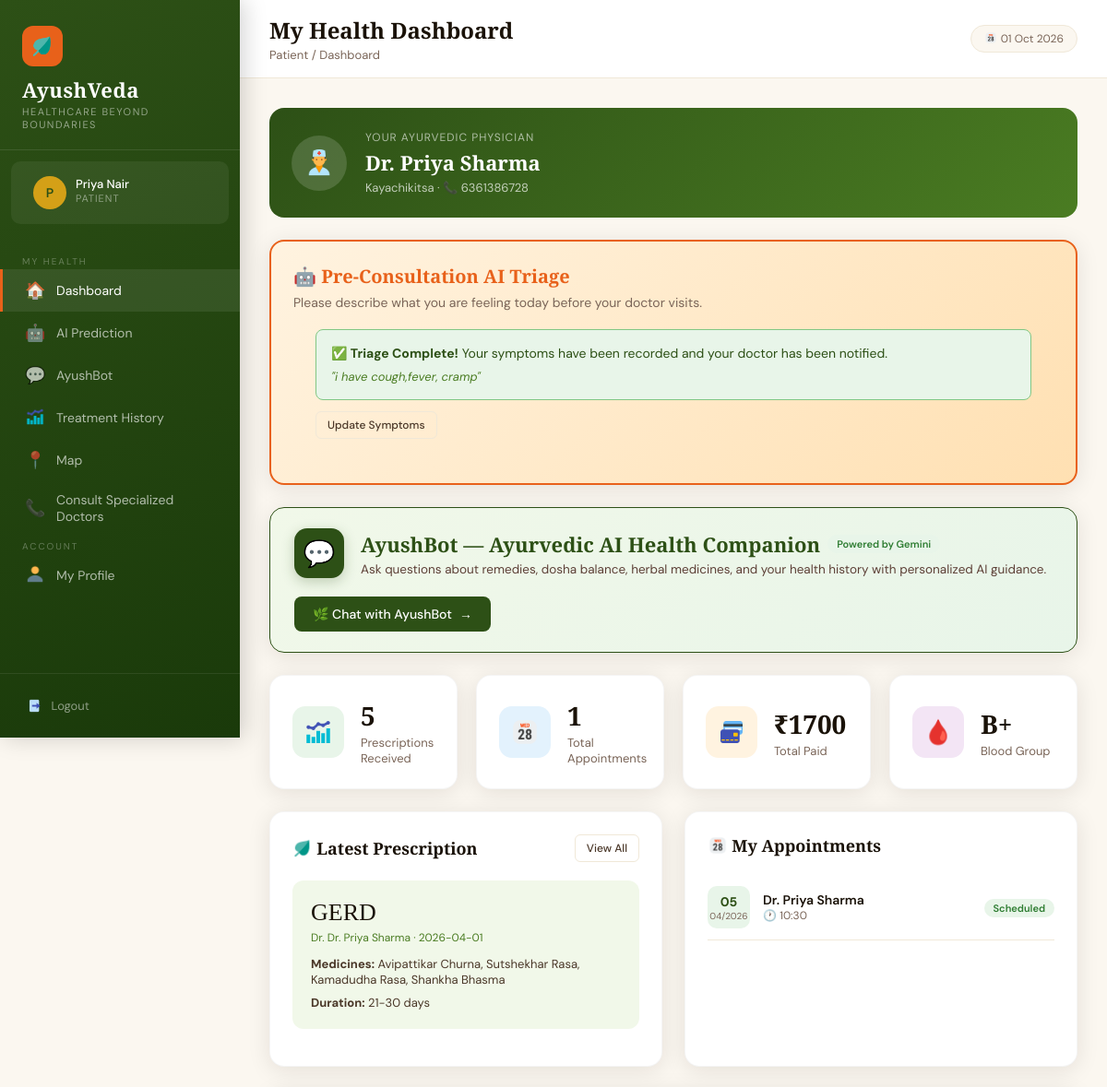
The app's page /patient/dashboard (signed in, upper part), older data.
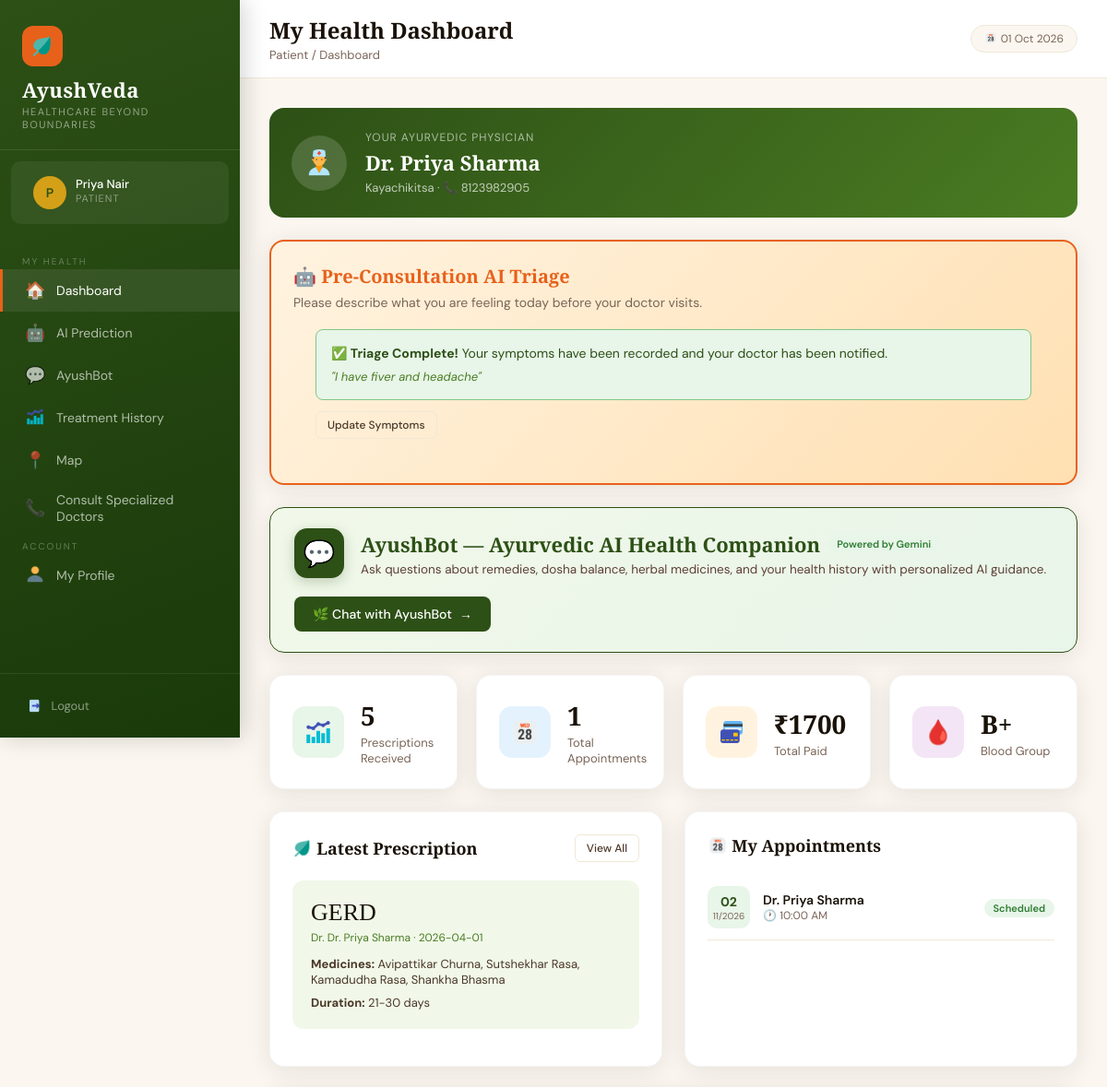
The same page, newer data.
### tables this page shows
CREATE TABLE patients (
            id INTEGER PRIMARY KEY AUTOINCREMENT,
            name TEXT NOT NULL,
            email TEXT UNIQUE NOT NULL,
            password TEXT NOT NULL,
            phone TEXT,
            age INTEGER,
            gender TEXT,
            blood_group TEXT,
            address TEXT,
            doctor_id INTEGER,
            created_at TIMESTAMP DEFAULT CURRENT_TIMESTAMP, preexisting_conditions TEXT, allergies TEXT, triage_raw_text TEXT, triage_symptoms TEXT, latitude REAL, longitude REAL, location_updated_at TIMESTAMP, share_location INTEGER DEFAULT 0,
            FOREIGN KEY (doctor_id) REFERENCES doctors(id)
        );

CREATE TABLE doctors (
            id INTEGER PRIMARY KEY AUTOINCREMENT,
            name TEXT NOT NULL,
            email TEXT UNIQUE NOT NULL,
            password TEXT NOT NULL,
            phone TEXT,
            specialization TEXT,
            qualification TEXT,
            experience INTEGER DEFAULT 0,
            created_at TIMESTAMP DEFAULT CURRENT_TIMESTAMP
        );

CREATE TABLE prescriptions (
            id INTEGER PRIMARY KEY AUTOINCREMENT,
            patient_id INTEGER,
            doctor_id INTEGER,
            symptoms TEXT,
            predicted_disease TEXT,
            medicines TEXT,
            dosage TEXT,
            duration TEXT,
            suggestions TEXT,
            diet_advice TEXT,
            created_at TIMESTAMP DEFAULT CURRENT_TIMESTAMP,
            FOREIGN KEY (patient_id) REFERENCES patients(id),
            FOREIGN KEY (doctor_id) REFERENCES doctors(id)
        );

CREATE TABLE appointments (
            id INTEGER PRIMARY KEY AUTOINCREMENT,
            patient_id INTEGER,
            doctor_id INTEGER,
            appointment_date DATE,
            appointment_time TEXT,
            reason TEXT,
            status TEXT DEFAULT 'Scheduled',
            created_at TIMESTAMP DEFAULT CURRENT_TIMESTAMP,
            FOREIGN KEY (patient_id) REFERENCES patients(id),
            FOREIGN KEY (doctor_id) REFERENCES doctors(id)
        );

### app.py (the view)
@app.route('/patient/dashboard')
@login_required('patient')
def patient_dashboard():
    conn = get_db()
    patient = conn.execute(
        "SELECT p.*, d.name as doctor_name, d.specialization, d.phone as doctor_phone FROM patients p LEFT JOIN doctors d ON p.doctor_id=d.id WHERE p.id=?",
        (session['user_id'],)
    ).fetchone()
    prescriptions = conn.execute(
        "SELECT pr.*, d.name as doctor_name FROM prescriptions pr JOIN doctors d ON pr.doctor_id=d.id WHERE pr.patient_id=? ORDER BY pr.created_at DESC",
        (session['user_id'],)
    ).fetchall()
    appointments = conn.execute(
        "SELECT a.*, d.name as doctor_name FROM appointments a JOIN doctors d ON a.doctor_id=d.id WHERE a.patient_id=? ORDER BY a.appointment_date DESC LIMIT 5",
        (session['user_id'],)
    ).fetchall()
    payments = conn.execute(
        "SELECT * FROM payments WHERE patient_id=? ORDER BY created_at DESC LIMIT 5",
        (session['user_id'],)
    ).fetchall()
    all_doctors = conn.execute(
        "SELECT id, name, phone, specialization, qualification, experience FROM doctors ORDER BY name"
    ).fetchall()
    conn.close()
    return render_template('patient/dashboard.html', patient=patient, prescriptions=prescriptions, appointments=appointments, payments=payments, all_doctors=all_doctors)

### app.py (called while the page is built)
@app.context_processor
def inject_now():
    return {'now': datetime.now().strftime('%d %b %Y')}

def get_db():
    conn = sqlite3.connect(DB_PATH)
    conn.row_factory = sqlite3.Row
    return conn

def login_required(role):
    def decorator(f):
        @wraps(f)
        def wrapper(*args, **kwargs):
            if session.get('role') != role:
                flash('Please login to continue.', 'error')
                return redirect(url_for(f'{role}_login'))
            return f(*args, **kwargs)
        return wrapper
    return decorator

### templates/patient/dashboard.html (shortened to what this page needs)
{% extends 'base.html' %}
{% block page_title %}My Health Dashboard{% endblock %}
{% block breadcrumb %}Patient / Dashboard{% endblock %}
{% block nav %}
<span class="nav-section-label">My Health</span>
<a href="/patient/dashboard" class="nav-link active"><span class="icon">🏠</span> Dashboard</a>
<a href="/patient/predict" class="nav-link"><span class="icon">🤖</span> AI Prediction</a>
<a href="/patient/chatbot" class="nav-link"><span class="icon">💬</span> AyushBot</a>
<a href="/patient/history" class="nav-link"><span class="icon"><img src="/static/images/dashboard_icon.png" style="height:1.2em;width:1.2em;vertical-align:-0.2em;"></span> Treatment History</a>
<a href="/patient/map" class="nav-link"><span class="icon">📍</span> Map</a>
<a href="/patient/consult" class="nav-link"><span class="icon">📞</span> Consult Specialized Doctors</a>
<span class="nav-section-label">Account</span>
<a href="/patient/profile" class="nav-link"><span class="icon"><img src="/static/images/profile_icon.png" style="height:1.2em;width:1.2em;vertical-align:-0.2em;"></span> My Profile</a>
{% endblock %}
{% block content %}
{% if patient.doctor_name %}
<div style="background:linear-gradient(135deg,#2D5016,#4A7C22);border-radius:16px;padding:24px;margin-bottom:24px;display:flex;align-items:center;gap:20px;flex-wrap:wrap">
    <div style="width:60px;height:60px;background:rgba(255,255,255,0.15);border-radius:50%;display:flex;align-items:center;justify-content:center;font-size:28px"><img src="/static/images/doctors_icon.png" style="height:1.2em;width:1.2em;vertical-align:-0.2em;"></div>
    <div>
        <div style="font-size:12px;color:rgba(255,255,255,0.6);text-transform:uppercase;letter-spacing:1px;margin-bottom:4px">Your Ayurvedic Physician</div>
        <div style="font-size:22px;font-family:'Cormorant Garamond',serif;color:#fff;font-weight:600">{{ patient.doctor_name }}</div>
        <div style="font-size:13px;color:rgba(255,255,255,0.7);margin-top:4px">{{ patient.specialization or 'General Ayurveda' }} · 📞 {{ patient.doctor_phone or 'Contact via clinic' }}</div>
    </div>
</div>
{% else %}
<div style="background:#FFF3E0;border:1px dashed #E8611A;border-radius:12px;padding:18px;margin-bottom:24px;color:#E8611A;font-size:14px">
    <img src="/static/images/warning_icon.png" style="height:1.2em;width:1.2em;vertical-align:-0.2em;"> No doctor assigned yet. Please contact the clinic admin.
</div>
{% endif %}
<div class="card" style="margin-bottom:24px;border:2px solid #E8611A;background:linear-gradient(135deg,#FFF3E0,#FFE0B2)">
    <div class="card-header" style="border-bottom:none;padding-bottom:0">
        <div>
            <h3 class="card-title" style="color:#E8611A;font-size:20px">🤖 Pre-Consultation AI Triage</h3>
            <p style="color:#7A6558;font-size:14px;margin-top:6px">Please describe what you are feeling today before your doctor visits.</p>
        </div>
    </div>
    <div style="padding:0 24px 24px 24px">
        {% if patient.triage_symptoms %}
            <div id="triage_success_alert" style="background:#E8F5E9;color:#2D5016;padding:16px;border-radius:8px;font-size:14px;border:1px solid #81C784">
                <strong>✅ Triage Complete!</strong> Your symptoms have been recorded and your doctor has been notified.
                <div style="margin-top:8px;font-size:13px;color:#4A7C22">
                    <em>"{{ patient.triage_raw_text }}"</em>
                </div>
            </div>
            <button id="update_symptoms_btn" class="btn btn-outline btn-sm" onclick="showEmptyTriage()" style="margin-top:12px">Update Symptoms</button>
        {% endif %}
    </div>
</div>
<div class="card" style="margin-bottom:24px;border:1.5px solid #2D5016;background:linear-gradient(135deg,#F1F8E9 0%,#E8F5E9 100%);display:flex;align-items:center;justify-content:space-between;gap:20px;flex-wrap:wrap;padding:22px 26px;">
    <div style="display:flex;align-items:center;gap:18px;">
        <div style="width:54px;height:54px;background:#2D5016;border-radius:14px;display:flex;align-items:center;justify-content:center;font-size:28px;color:#fff;box-shadow:0 4px 14px rgba(45,80,22,0.25);">💬</div>
        <div>
            <div style="display:flex;align-items:center;gap:8px;">
                <h3 style="font-family:'Cormorant Garamond',serif;font-size:22px;color:#2D5016;margin:0;font-weight:700;">AyushBot — Ayurvedic AI Health Companion</h3>
                <span class="badge badge-green" style="font-size:11px;">Powered by Gemini</span>
            </div>
            <p style="color:#5D4037;font-size:13.5px;margin:4px 0 0;">Ask questions about remedies, dosha balance, herbal medicines, and your health history with personalized AI guidance.</p>
        </div>
    </div>
    <div style="display:flex;gap:10px;">
        <a href="/patient/chatbot" class="btn btn-primary" style="background:#2D5016;border-color:#2D5016;padding:10px 20px;font-size:14px;display:flex;align-items:center;gap:8px;text-decoration:none;">
            <span>🌿 Chat with AyushBot</span>
            <span>→</span>
        </a>
    </div>
</div>
<div class="stats-grid" style="margin-bottom:24px">
    <div class="stat-card">
        <div class="stat-icon green"><img src="/static/images/dashboard_icon.png" style="height:1.2em;width:1.2em;vertical-align:-0.2em;"></div>
        <div>
            <div class="stat-value">{{ prescriptions|length }}</div>
            <div class="stat-label">Prescriptions Received</div>
        </div>
    </div>
    <div class="stat-card">
        <div class="stat-icon blue"><img src="/static/images/appointments_icon.png" style="height:1.2em;width:1.2em;vertical-align:-0.2em;"></div>
        <div>
            <div class="stat-value">{{ appointments|length }}</div>
            <div class="stat-label">Total Appointments</div>
        </div>
    </div>
    <div class="stat-card">
        <div class="stat-icon orange"><img src="/static/images/card_icon.png" style="height:1.2em;width:1.2em;vertical-align:-0.2em;"></div>
        <div>
            <div class="stat-value">₹{{ payments|sum(attribute='amount')|int }}</div>
            <div class="stat-label">Total Paid</div>
        </div>
    </div>
    <div class="stat-card">
        <div class="stat-icon purple">🩸</div>
        <div>
            <div class="stat-value">{{ patient.blood_group or 'N/A' }}</div>
            <div class="stat-label">Blood Group</div>
        </div>
    </div>
</div>
<div style="display:grid;grid-template-columns:1fr 1fr;gap:24px">
    <div class="card">
        <div class="card-header">
            <h3 class="card-title"><img src="/static/images/logo_icon.png" style="height:1.2em;width:1.2em;vertical-align:-0.2em;"> Latest Prescription</h3>
            <a href="/patient/history" class="btn btn-outline btn-sm">View All</a>
        </div>
        {% if prescriptions %}
        {% set pr = prescriptions[0] %}
        <div style="background:#F1F8E9;border-radius:12px;padding:20px;margin-bottom:16px">
            <div style="font-family:'Cormorant Garamond',serif;font-size:26px;color:#1A1208;margin-bottom:4px">{{ pr.predicted_disease }}</div>
            <div style="font-size:12px;color:#4A7C22;margin-bottom:12px">Dr. {{ pr.doctor_name }} · {{ pr.created_at[:10] }}</div>
            <div style="font-size:13px;color:#4A3728;margin-bottom:8px"><strong>Medicines:</strong> {{ pr.medicines[:100] }}{% if pr.medicines|length > 100 %}...{% endif %}</div>
            <div style="font-size:13px;color:#4A3728"><strong>Duration:</strong> {{ pr.duration }}</div>
        </div>
        {% else %}
        <div style="text-align:center;padding:32px;color:#7A6558">No prescriptions yet.</div>
        {% endif %}
    </div>
    <div class="card">
        <div class="card-header">
            <h3 class="card-title"><img src="/static/images/appointments_icon.png" style="height:1.2em;width:1.2em;vertical-align:-0.2em;"> My Appointments</h3>
        </div>
        {% if appointments %}
        {% for a in appointments[:4] %}
        <div style="display:flex;align-items:center;gap:14px;padding:12px 0;border-bottom:1px solid #F0E8D8">
            <div style="width:46px;height:46px;background:#E8F5E9;border-radius:10px;display:flex;flex-direction:column;align-items:center;justify-content:center;flex-shrink:0">
                <span style="font-size:14px;font-weight:700;color:#2D5016">{{ a.appointment_date[-2:] }}</span>
                <span style="font-size:10px;color:#7A6558">{{ a.appointment_date[5:7] }}/{{ a.appointment_date[:4] }}</span>
            </div>
            <div>
                <div style="font-weight:600;font-size:14px">{{ a.doctor_name }}</div>
                <div style="font-size:12px;color:#7A6558">🕐 {{ a.appointment_time }}</div>
            </div>
            <div style="margin-left:auto">
                <span class="badge {% if a.status == 'Scheduled' %}badge-green{% else %}badge-blue{% endif %}">{{ a.status }}</span>
            </div>
        </div>
        {% endfor %}
        {% else %}
        <div style="text-align:center;padding:32px;color:#7A6558">No appointments yet.</div>
        {% endif %}
    </div>
</div>
{% endblock %}

### templates/base.html (shortened to what this page needs)
<!DOCTYPE html>
<html lang="en">
<head>
</head>
<body>
    {% block body %}
    <div class="sidebar">
        <div class="sidebar-brand">
            <div class="logo-icon"><img src="/static/images/logo_icon.png"
                    style="height:1.2em;width:1.2em;vertical-align:-0.2em;"></div>
            <h2>AyushVeda</h2>
            <p>Healthcare Beyond Boundaries</p>
        </div>
        {% if session.user_name %}
        <div class="sidebar-user">
            <div class="avatar">{{ session.user_name[0].upper() }}</div>
            <div class="user-info">
                <div class="user-name">{{ session.user_name }}</div>
                <div class="user-role">{{ session.role|capitalize }}</div>
            </div>
        </div>
        {% endif %}
        <nav class="sidebar-nav">
            {% block nav %}{% endblock %}
        </nav>
        <div class="sidebar-footer">
            <a href="/logout" class="logout-btn"><img src="/static/images/logout_icon.png"
                    style="height:1.2em;width:1.2em;vertical-align:-0.2em;"> Logout</a>
        </div>
    </div>
    <div class="main">
        <div class="topbar">
            <div>
                <h1>{% block page_title %}Dashboard{% endblock %}</h1>
                <div class="breadcrumb">{% block breadcrumb %}Home{% endblock %}</div>
            </div>
            <div class="topbar-right">
                <span class="date-badge"><img src="/static/images/appointments_icon.png"
                        style="height:1.2em;width:1.2em;vertical-align:-0.2em;"> {{ now }}</span>
            </div>
        </div>
        <div class="content">
            {% block content %}{% endblock %}
        </div>
    </div>
    {% endblock %}
</body>
</html>

Row changes from the older to the newer data that the page shows:
removed appointments: appointment_date "05", appointment_date "04", appointment_date "2026", doctor_name "Dr. Priya Sharma", appointment_time "10:30", status "Scheduled"
changed patients "Priya Nair": triage_raw_text "i have cough,fever, cramp" → "I have fiver and headache"
changed doctors "Dr. Priya Sharma": phone "6361386728" → "8123982905"
added appointments: appointment_date "02", appointment_date "11", appointment_date "2026", doctor_name "Dr. Priya Sharma", appointment_time "10:00 AM", status "Scheduled"
